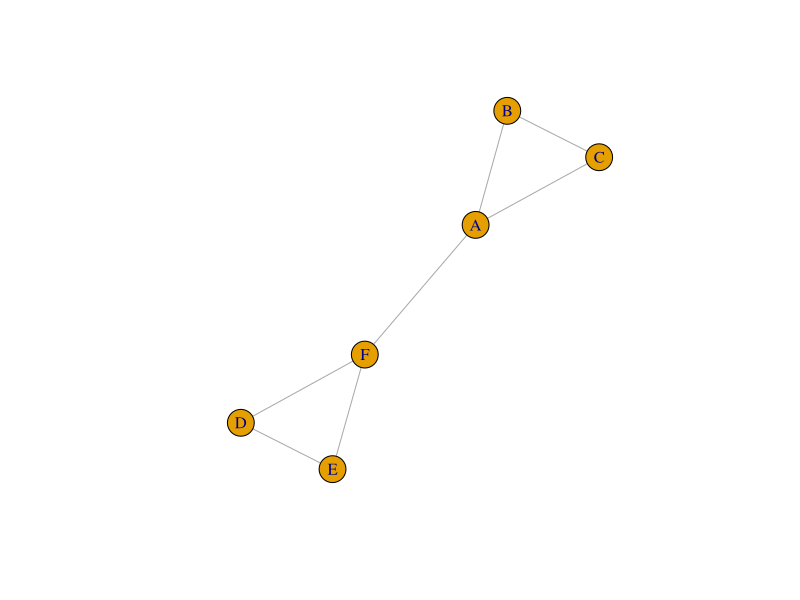
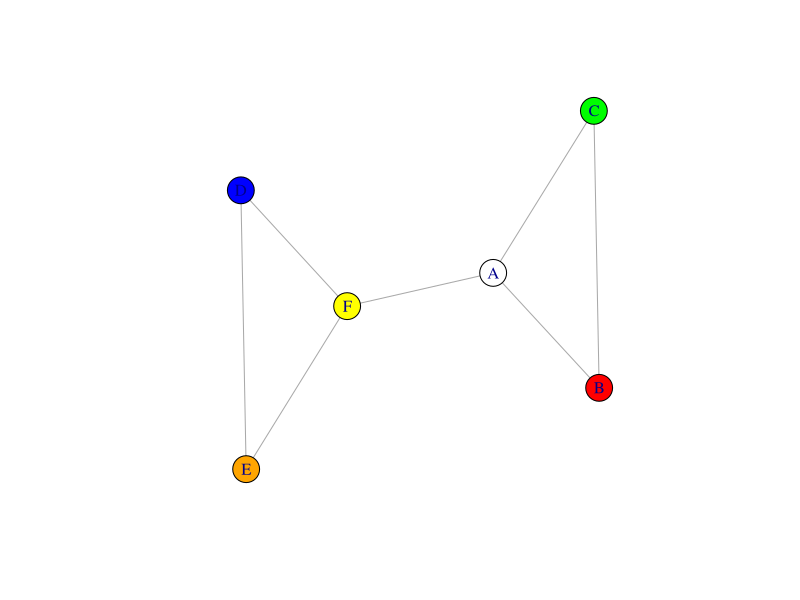
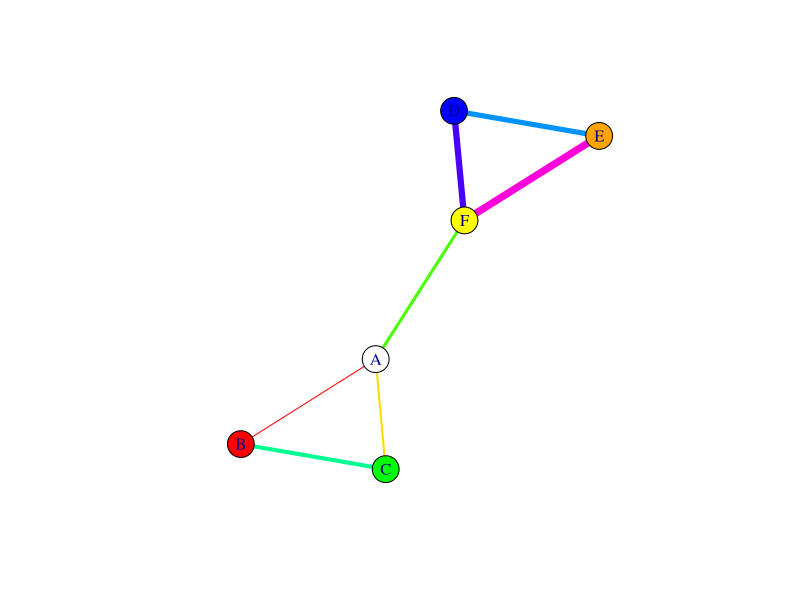

The R script that drew these images, in order:
## ---- chunk 1
library(knitr)
knitr::opts_chunk$set(fig.width=6, fig.height=4) 
## ---- chunk 2
 library(igraph) #load the package 
?graph_from_adjacency_matrix
## ---- chunk 3
g=make_graph(~A-B-C-A, D-E-F-D, A-F) 
plot(g)
## ---- chunk 4
class(g)
## ---- chunk 5
g
## ---- chunk 6
V(g) #look up vertices 
E(g) #look up edges
## ---- chunk 7
V(g)$name
## ---- chunk 8
 V(g)$color=c("white", "red", "green", "blue", "orange", "yellow") #a random set of colors 
plot(g)
## ---- chunk 9
E(g)$width=1:7
E(g)$color=rainbow(7) #rainbow() function chooses a specified number of colors 
plot(g)
## ---- chunk 10
as_adjacency_matrix(g, sparse=F)
## ---- chunk 11
as_edgelist(g)
